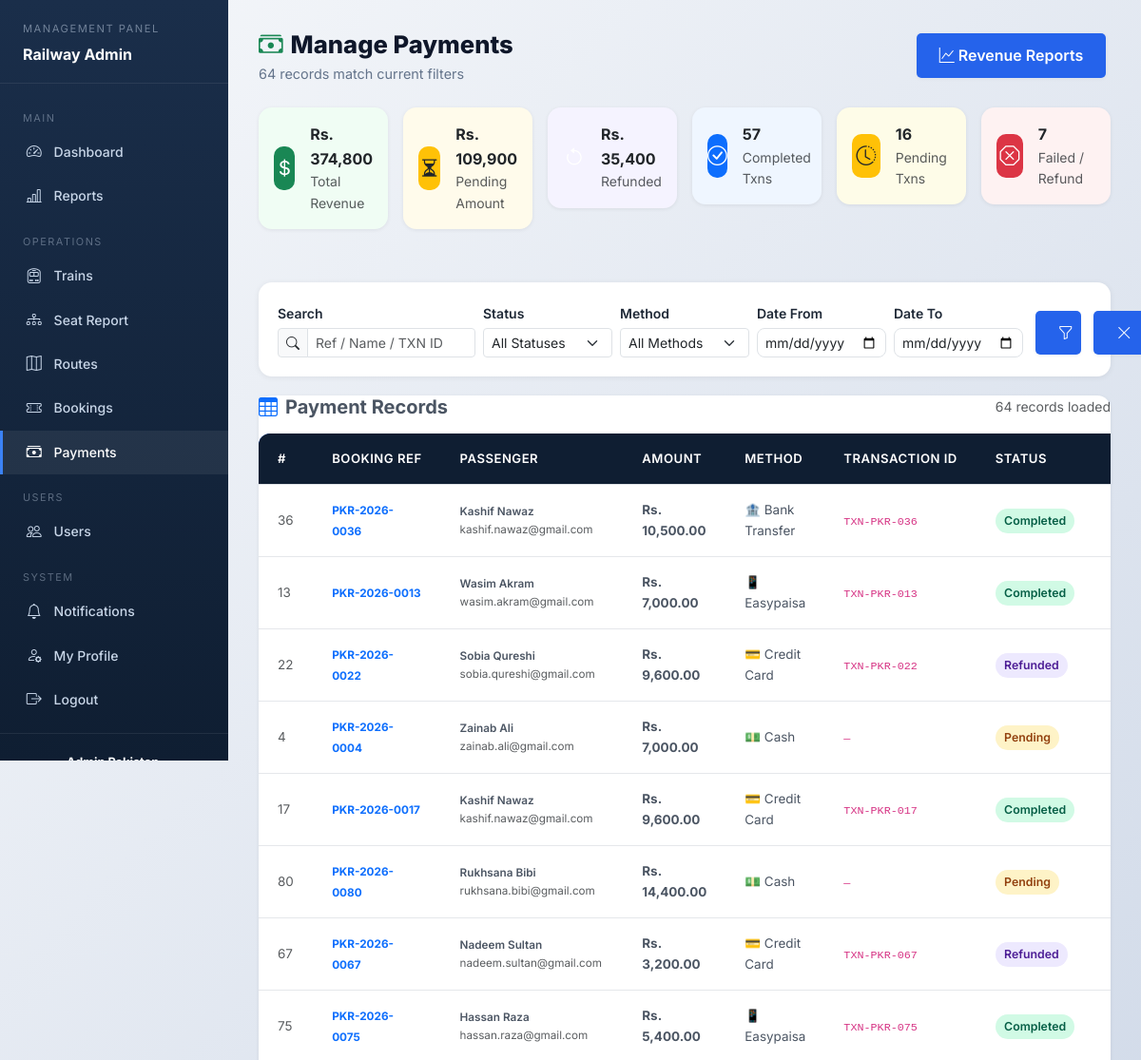
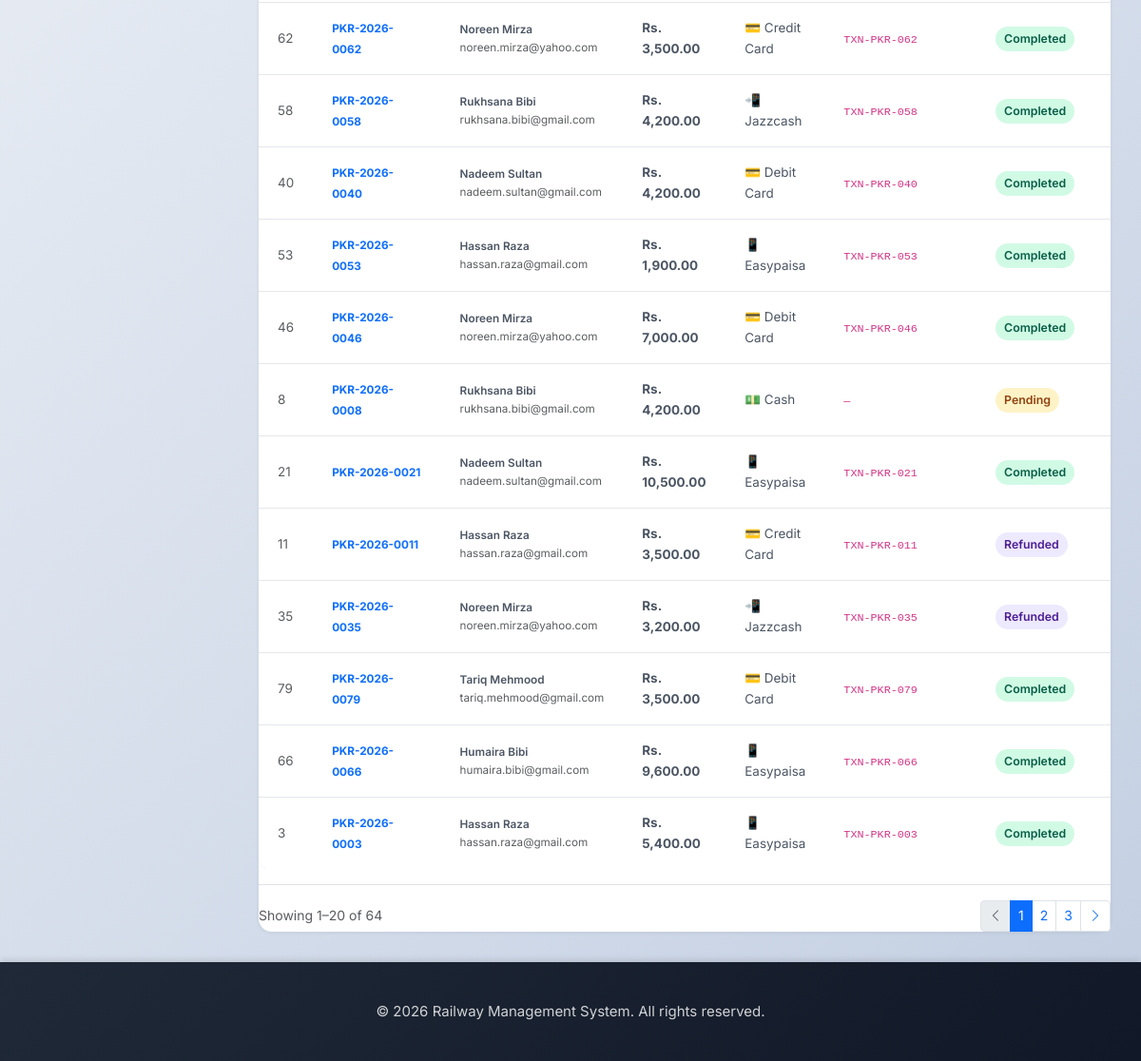
Page /manage-payments.php (signed in) on the committed database (2 pictures, top to bottom).
### tables this page shows
CREATE TABLE IF NOT EXISTS payments (
    payment_id INT PRIMARY KEY AUTO_INCREMENT,
    booking_id INT NOT NULL,
    user_id INT NOT NULL,
    amount DECIMAL(12, 2) NOT NULL,
    payment_method VARCHAR(50) NOT NULL,
    transaction_id VARCHAR(100) UNIQUE,
    payment_status ENUM('pending', 'completed', 'failed', 'refunded') DEFAULT 'pending',
    payment_date TIMESTAMP,
    refund_date TIMESTAMP NULL,
    refund_reason VARCHAR(255),
    created_at TIMESTAMP DEFAULT CURRENT_TIMESTAMP,
    updated_at TIMESTAMP DEFAULT CURRENT_TIMESTAMP ON UPDATE CURRENT_TIMESTAMP,
    FOREIGN KEY (booking_id) REFERENCES bookings(booking_id) ON DELETE CASCADE,
    FOREIGN KEY (user_id) REFERENCES users(user_id) ON DELETE CASCADE
);

CREATE TABLE IF NOT EXISTS bookings (
    booking_id INT PRIMARY KEY AUTO_INCREMENT,
    user_id INT NOT NULL,
    route_id INT NOT NULL,
    booking_reference VARCHAR(20) UNIQUE NOT NULL,
    number_of_seats INT NOT NULL,
    total_fare DECIMAL(12, 2) NOT NULL,
    booking_status ENUM('pending', 'confirmed', 'cancelled') DEFAULT 'pending',
    payment_status ENUM('pending', 'completed', 'failed', 'refunded') DEFAULT 'pending',
    booking_date TIMESTAMP DEFAULT CURRENT_TIMESTAMP,
    journey_date DATE NOT NULL,
    updated_at TIMESTAMP DEFAULT CURRENT_TIMESTAMP ON UPDATE CURRENT_TIMESTAMP,
    cancellation_reason VARCHAR(255) DEFAULT NULL,
    cancellation_fee DECIMAL(10,2) DEFAULT 0.00,
    refund_amount DECIMAL(10,2) DEFAULT 0.00,
    cancelled_at DATETIME DEFAULT NULL,
    FOREIGN KEY (user_id) REFERENCES users(user_id) ON DELETE CASCADE,
    FOREIGN KEY (route_id) REFERENCES routes(route_id) ON DELETE CASCADE
);

CREATE TABLE IF NOT EXISTS users (
    user_id INT PRIMARY KEY AUTO_INCREMENT,
    username VARCHAR(50) UNIQUE NOT NULL,
    email VARCHAR(100) UNIQUE NOT NULL,
    password VARCHAR(255) NOT NULL,
    full_name VARCHAR(100) NOT NULL,
    phone VARCHAR(20),
    address TEXT,
    role ENUM('user', 'admin') DEFAULT 'user',
    is_active BOOLEAN DEFAULT TRUE,
    created_at TIMESTAMP DEFAULT CURRENT_TIMESTAMP,
    updated_at TIMESTAMP DEFAULT CURRENT_TIMESTAMP ON UPDATE CURRENT_TIMESTAMP
);

### manage-payments.php (the view, shortened to what the rows shown need)
<?php
require_once 'config/database.php';
require_once 'src/classes/Database.php';
$db = new Database();
$db->connect();
$page          = max(1, (int)($_GET['page'] ?? 1));
$per_page      = 20;
$offset        = ($page - 1) * $per_page;
$wheres = [];
$where_sql = $wheres ? 'WHERE ' . implode(' AND ', $wheres) : '';
$payments = $db->select(
    "SELECT p.payment_id, p.amount, p.payment_method, p.transaction_id,
            p.payment_status, p.payment_date, p.refund_date, p.refund_reason,
            b.booking_id, b.booking_reference,
            u.full_name, u.email
     FROM payments p
     JOIN bookings b ON p.booking_id = b.booking_id
     JOIN users    u ON p.user_id    = u.user_id
     {$where_sql}
     ORDER BY p.created_at DESC
     LIMIT {$per_page} OFFSET {$offset}"
);
require_once 'inc/header.php';
?>
<div class="adm-wrap">
<section class="adm-main">
    <div class="adm-page-header">
        <div>
            <h2><i class="bi bi-cash-stack me-2 text-success"></i>Manage Payments</h2>
        </div>
    </div>
    <div class="surface-card">
        <div class="table-responsive">
            <table class="table table-hover mb-0 pay-table">
                <thead>
                    <tr>
                        <th>#</th>
                        <th>Booking Ref</th>
                        <th>Passenger</th>
                        <th>Amount</th>
                        <th>Method</th>
                        <th>Transaction ID</th>
                        <th>Status</th>
                        <th>Payment Date</th>
                    </tr>
                </thead>
                <tbody>
                <?php if (empty($payments)): ?>
                    <tr><td colspan="10" class="text-center py-5 text-muted">
                        <i class="bi bi-inbox fs-2 d-block mb-2"></i>No payment records found.
                    </td></tr>
                <?php else: ?>
                    <?php foreach ($payments as $pay): ?>
                    <tr>
                        <td class="text-muted small"><?= $pay['payment_id'] ?></td>
                        <td>
                            <a href="booking-admin.php?id=<?= $pay['booking_id'] ?>"
                               class="fw-bold text-primary text-decoration-none small">
                                <?= htmlspecialchars($pay['booking_reference']) ?>
                            </a>
                        </td>
                        <td>
                            <div class="fw-semibold small"><?= htmlspecialchars($pay['full_name']) ?></div>
                            <div class="text-muted" style="font-size:.73rem;"><?= htmlspecialchars($pay['email']) ?></div>
                        </td>
                        <td class="fw-bold small">Rs. <?= number_format($pay['amount'], 2) ?></td>
                        <td class="small">
                            <?php
                            $icons = ['credit_card'=>'💳','debit_card'=>'💳','easypaisa'=>'📱','jazzcash'=>'📲','bank_transfer'=>'🏦','cash'=>'💵'];
                            echo ($icons[$pay['payment_method']] ?? '💰') . ' ';
                            echo ucwords(str_replace('_', ' ', $pay['payment_method']));
                            ?>
                        </td>
                        <td>
                            <code class="small"><?= htmlspecialchars($pay['transaction_id'] ?? '—') ?></code>
                        </td>
                        <td>
                            <span class="sp sp-<?= $pay['payment_status'] ?>">
                                <?= ucfirst($pay['payment_status']) ?>
                            </span>
                        </td>
                        <td class="small text-nowrap text-muted">
                        </td>
                    </tr>
                    <?php endforeach; ?>
                <?php endif; ?>
                </tbody>
            </table>
        </div>
    </div>
</section>
</div>
<?php require_once 'inc/footer.php'; ?>

### rows in the picture
payments: payment_id "36", booking.booking_reference "PKR-2026-0036", user.full_name "Kashif Nawaz", user.email "kashif.nawaz@gmail.com", amount "10,500.00", payment_method "🏦", payment_method "Bank Transfer", transaction "TXN-PKR-036", payment_status "Completed"
payments: payment_id "13", booking.booking_reference "PKR-2026-0013", user.full_name "Wasim Akram", user.email "wasim.akram@gmail.com", amount "7,000.00", payment_method "📱", payment_method "Easypaisa", transaction "TXN-PKR-013", payment_status "Completed"
payments: payment_id "22", booking.booking_reference "PKR-2026-0022", user.full_name "Sobia Qureshi", user.email "sobia.qureshi@gmail.com", amount "9,600.00", payment_method "💳", payment_method "Credit Card", transaction "TXN-PKR-022", payment_status "Refunded"
payments: payment_id "4", booking.booking_reference "PKR-2026-0004", user.full_name "Zainab Ali", user.email "zainab.ali@gmail.com", amount "7,000.00", payment_method "💵", payment_method "Cash", transaction "—", payment_status "Pending"
payments: payment_id "17", booking.booking_reference "PKR-2026-0017", user.full_name "Kashif Nawaz", user.email "kashif.nawaz@gmail.com", amount "9,600.00", payment_method "💳", payment_method "Credit Card", transaction "TXN-PKR-017", payment_status "Completed"
payments: payment_id "80", booking.booking_reference "PKR-2026-0080", user.full_name "Rukhsana Bibi", user.email "rukhsana.bibi@gmail.com", amount "14,400.00", payment_method "💵", payment_method "Cash", transaction "—", payment_status "Pending"
payments: payment_id "67", booking.booking_reference "PKR-2026-0067", user.full_name "Nadeem Sultan", user.email "nadeem.sultan@gmail.com", amount "3,200.00", payment_method "💳", payment_method "Credit Card", transaction "TXN-PKR-067", payment_status "Refunded"
payments: payment_id "75", booking.booking_reference "PKR-2026-0075", user.full_name "Hassan Raza", user.email "hassan.raza@gmail.com", amount "5,400.00", payment_method "📱", payment_method "Easypaisa", transaction "TXN-PKR-075", payment_status "Completed"
payments: payment_id "62", booking.booking_reference "PKR-2026-0062", user.full_name "Noreen Mirza", user.email "noreen.mirza@yahoo.com", amount "3,500.00", payment_method "💳", payment_method "Credit Card", transaction "TXN-PKR-062", payment_status "Completed"
payments: payment_id "58", booking.booking_reference "PKR-2026-0058", user.full_name "Rukhsana Bibi", user.email "rukhsana.bibi@gmail.com", amount "4,200.00", payment_method "📲", payment_method "Jazzcash", transaction "TXN-PKR-058", payment_status "Completed"
payments: payment_id "40", booking.booking_reference "PKR-2026-0040", user.full_name "Nadeem Sultan", user.email "nadeem.sultan@gmail.com", amount "4,200.00", payment_method "💳", payment_method "Debit Card", transaction "TXN-PKR-040", payment_status "Completed"
payments: payment_id "53", booking.booking_reference "PKR-2026-0053", user.full_name "Hassan Raza", user.email "hassan.raza@gmail.com", amount "1,900.00", payment_method "📱", payment_method "Easypaisa", transaction "TXN-PKR-053", payment_status "Completed"
payments: payment_id "46", booking.booking_reference "PKR-2026-0046", user.full_name "Noreen Mirza", user.email "noreen.mirza@yahoo.com", amount "7,000.00", payment_method "💳", payment_method "Debit Card", transaction "TXN-PKR-046", payment_status "Completed"
payments: payment_id "8", booking.booking_reference "PKR-2026-0008", user.full_name "Rukhsana Bibi", user.email "rukhsana.bibi@gmail.com", amount "4,200.00", payment_method "💵", payment_method "Cash", transaction "—", payment_status "Pending"
payments: payment_id "21", booking.booking_reference "PKR-2026-0021", user.full_name "Nadeem Sultan", user.email "nadeem.sultan@gmail.com", amount "10,500.00", payment_method "📱", payment_method "Easypaisa", transaction "TXN-PKR-021", payment_status "Completed"
payments: payment_id "11", booking.booking_reference "PKR-2026-0011", user.full_name "Hassan Raza", user.email "hassan.raza@gmail.com", amount "3,500.00", payment_method "💳", payment_method "Credit Card", transaction "TXN-PKR-011", payment_status "Refunded"
payments: payment_id "35", booking.booking_reference "PKR-2026-0035", user.full_name "Noreen Mirza", user.email "noreen.mirza@yahoo.com", amount "3,200.00", payment_method "📲", payment_method "Jazzcash", transaction "TXN-PKR-035", payment_status "Refunded"
payments: payment_id "79", booking.booking_reference "PKR-2026-0079", user.full_name "Tariq Mehmood", user.email "tariq.mehmood@gmail.com", amount "3,500.00", payment_method "💳", payment_method "Debit Card", transaction "TXN-PKR-079", payment_status "Completed"
payments: payment_id "66", booking.booking_reference "PKR-2026-0066", user.full_name "Humaira Bibi", user.email "humaira.bibi@gmail.com", amount "9,600.00", payment_method "📱", payment_method "Easypaisa", transaction "TXN-PKR-066", payment_status "Completed"
payments: payment_id "3", booking.booking_reference "PKR-2026-0003", user.full_name "Hassan Raza", user.email "hassan.raza@gmail.com", amount "5,400.00", payment_method "📱", payment_method "Easypaisa", transaction "TXN-PKR-003", payment_status "Completed"

### other values in the picture
$total_rows "64"
$val "Rs. 374,800"
$lbl "Total Revenue"
$val "Rs. 109,900"
$lbl "Pending Amount"
$val "Rs. 35,400"
$lbl "Refunded"
$val "57"
$lbl "Completed Txns"
$val "16"
$lbl "Pending Txns"
$val "7"
$lbl "Failed / Refund"
$offset + 1 "1"
min($offset + $per_page, $total_rows) "20"
